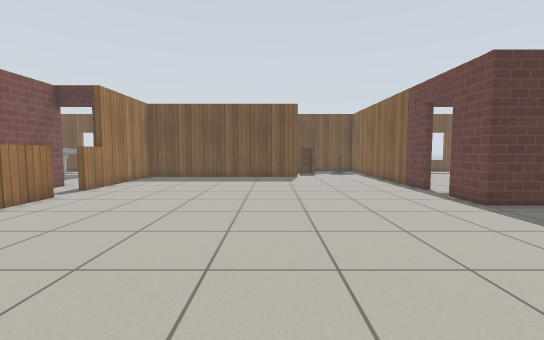
view 1 (above)

16 first-person views from a walk through a world built for the Gazebo simulator. The camera is 0.9 m above the floor, tilts 4° down and sees 90° across. The floor is counted in squares, 0.5 m on a side. Each view is taken from the middle of a square. On the plan, view 1 faces up. The plan holds only what a view shows up to about 15 squares ahead; the rest is blank. Robots are left out. Simple patterns stand in for the simulator's built-in surfaces.

view 2
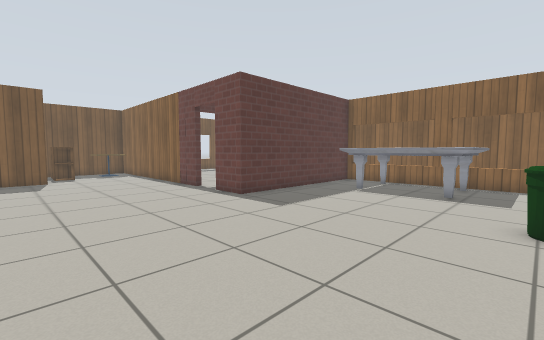

view 3
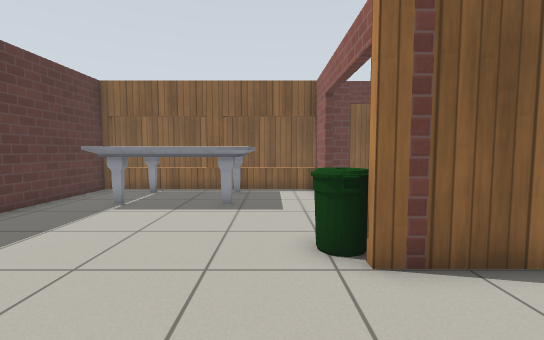

view 4
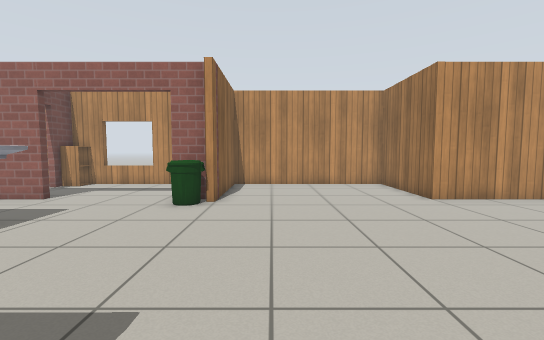

view 5
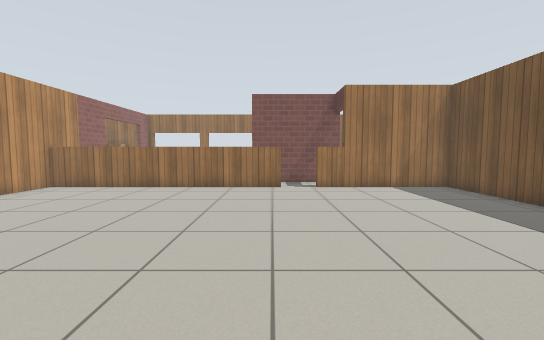

view 6
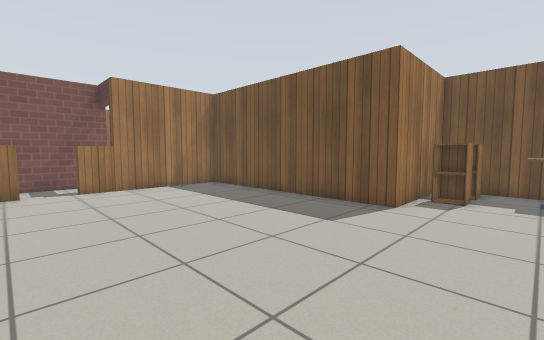

view 7
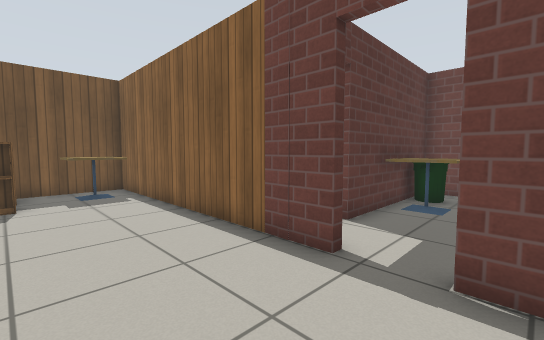

view 8
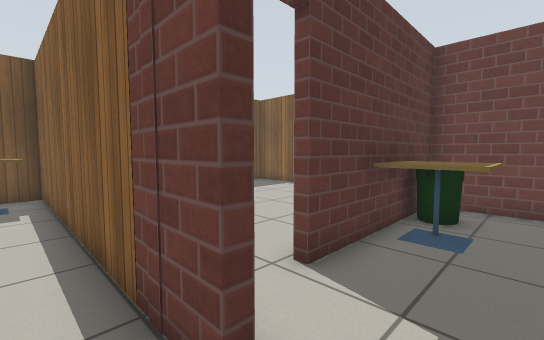

view 9
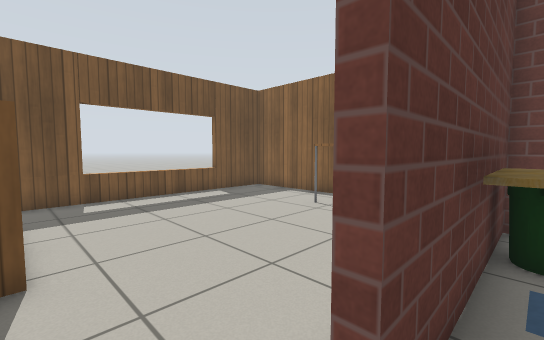

view 10
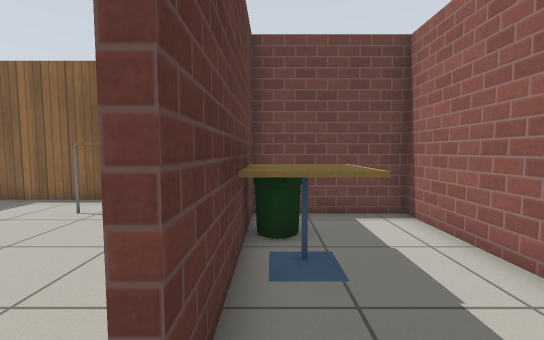

view 11
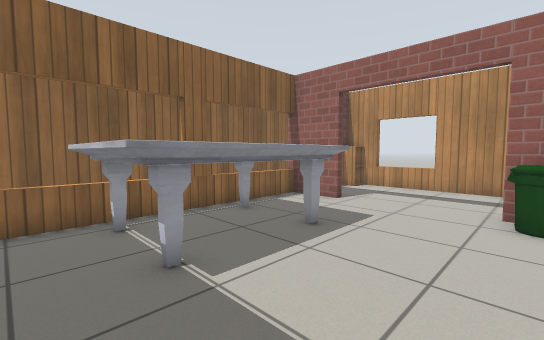

view 12
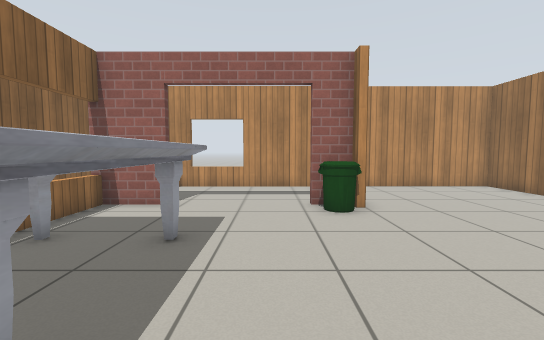

view 13
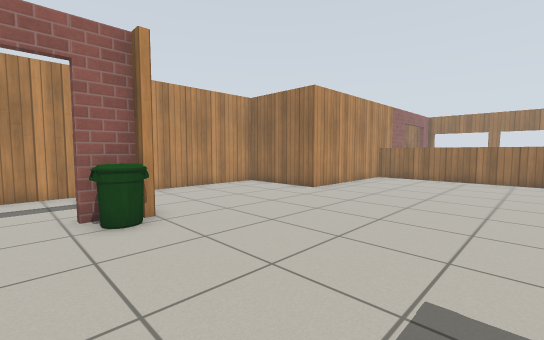

view 14
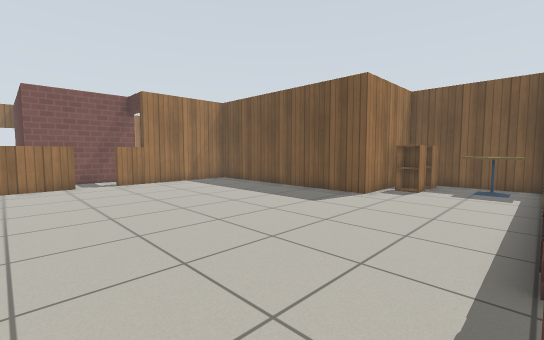

view 15
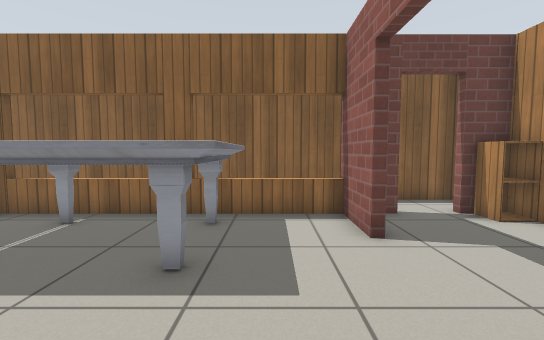

view 16
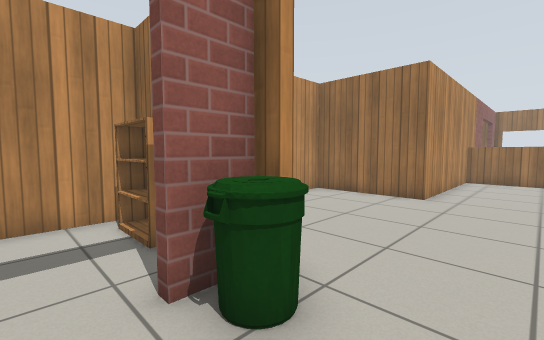

### Floor plan
Ten units are one square. View 1 is at (0, 0); x grows to the right and y downward. Boxes are objects, and circles mark ways between rooms. Rooms are numbered by the first view taken in them; rooms with no view inside come last. Other rooms are left out.
<svg viewBox="-106 -245 272 307">
<path fill="none" stroke="#000" d="M70 -125 70 -240 18 -240 18 -188 -84 -188 -84 -121M73 10 87 10M135 10 161 10M-101 10 -10 10 -10 57 70 57 70 5M157 11 157 -89 70 -89 70 -107M-84 -105 -84 11M116 -92 157 -92 157 -136 92 -136M73 48 73 57 157 57 157 44M157 26 157 18"/>
<rect x="25" y="-215" width="10" height="10" fill="#bbb"><title>cabinet</title></rect>
<rect x="25" y="-235" width="10" height="20" fill="#bbb"><title>cabinet</title></rect>
<rect x="45" y="-235" width="20" height="30" fill="#bbb"><title>cafe table</title></rect>
<rect x="65" y="-5" width="30" height="10" fill="#bbb"><title>bin</title></rect>
<rect x="105" y="-75" width="50" height="60" fill="#bbb"><title>marble table</title></rect>
<rect x="105" y="-135" width="30" height="20" fill="#bbb"><title>cafe table</title></rect>
<rect x="125" y="-135" width="20" height="20" fill="#bbb"><title>bin</title></rect>
<rect x="75" y="25" width="10" height="30" fill="#bbb"><title>bookshelf</title></rect>
<rect x="145" y="45" width="10" height="10" fill="#bbb"><title>cabinet</title></rect>
<circle cx="70" cy="-115" r="3" fill="#2a7"/>
<circle cx="110" cy="10" r="3" fill="#2a7"/>
<text x="20" y="-80">1</text>
<text x="110" y="-110">2</text>
<text x="110" y="30">3</text>
</svg>
Room 1 opens to room 2. Room 1 opens to room 3.

Where each view was taken, in squares from view 1:
view 1: 0 up, 0 right, facing up
view 2: 0 up, 0 right, facing up-right
view 3: 1 up, 3 right, facing right
view 4: 9 up, 5 right, facing down
view 5: 10 up, 5 right, facing left
view 6: 10 up, 5 right, facing up-left
view 7: 10 up, 3 right, facing up-right
view 8: 11 up, 6 right, facing up-right
view 9: 13 up, 8 right, facing up-right
view 10: 13 up, 8 right, facing right
view 11: 8 up, 8 right, facing down-right
view 12: 8 up, 10 right, facing down
view 13: 7 up, 10 right, facing down-left
view 14: 8 up, 7 right, facing up-left
view 15: 1 up, 8 right, facing right
view 16: 2 up, 10 right, facing down-left
